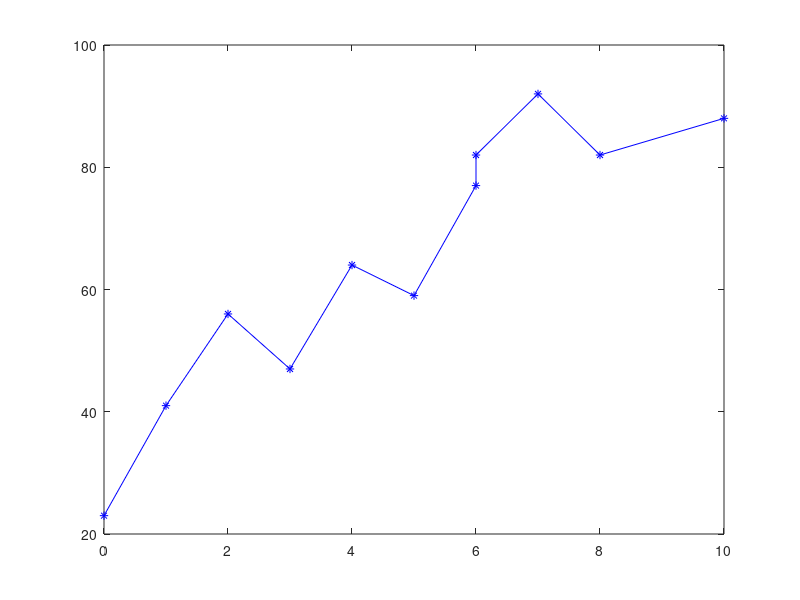
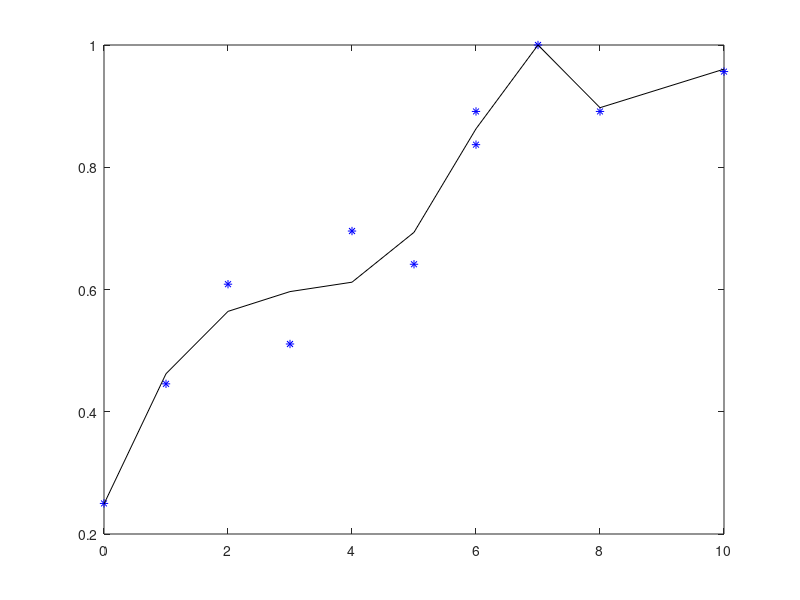
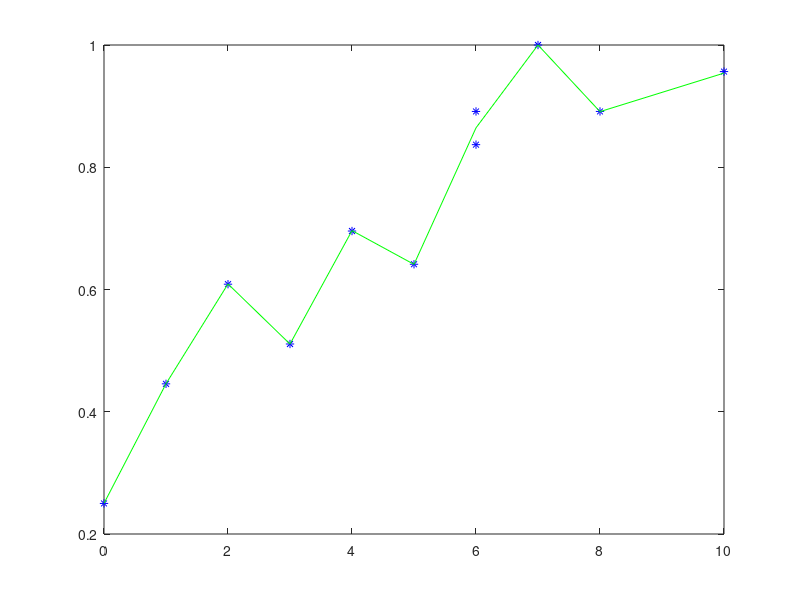

Recreate these plots in MATLAB, in order.
clear all
%voici mon ensemble des mesures {(x1,y1),(x2,y2).......(xn,yn)} il s'agit
%des notes des  certains eleves ont obtenu en fonction du temps
%qu'ils ont consacré pour la revision. 
x=[0, 1, 2, 3, 4, 5, 6, 6, 7, 8, 10];
y=[23, 41, 56, 47, 64, 59, 77, 82, 92, 82, 88];
figure(1)
plot(x,y,'b');
hold on
plot(x,y,'*b');
%normalization de la fontion
M = max(y);
y=y/M;
%d'apres la figure 1 on touvre x=7 comme extremes de y alors notre degré du polynome N est superiuer ou égal a 7 
N=7;
% calcul de la matrice A pour (i,j)------------------
for i=1:N+1;
    for j=1:N+1;
         v=x.^(i+j-2);
         A(i,j)=sum(v);
     end
end
for i=1:N+1;
       
         v=(x.^(i-1)).*y;
          s(i)=sum(v);
      
end
% on transforme le vecteur ligne y en vecteur colone:
s=s'; 
% inv(A) donc la solution est: 
alpha= inv(A)*s;
% on calcule les valeurs du model dans ym:
ym=alpha(1);
for i=2:N+1
    ym=ym+alpha(i)*x.^(i-1);
end
ym=ym/max(ym);
figure(2)
plot(x,y,'*b');
% pour que le matlab laisse ce qui a afixé avant
hold on
% superposer le model polynomial
plot(x,ym,'k');
%---------------------------------------------------------------
%---on voit tresbien que notre fonction Ym(x) ne s'approche  pas tres bien de la y(x)
%---alors on augmente N jusqu'a a ce quon trouve la meuiller approximation...apres 
%---quelques essais on touvre que le polynomme de degré N=9 c'est celui qui
%sapproche le mieux
Nb=9;
for i=1:Nb+1;
    for j=1:Nb+1;
         vb=x.^(i+j-2);
         Ab(i,j)=sum(vb);
     end
end
for i=1:Nb+1;
       
         vb=(x.^(i-1)).*y;
          sb(i)=sum(vb);
      
end
% on transforme le vecteur ligne y en vecteur colone
sb=sb'; 
% inv(A) donc la solution est 
alphab= inv(Ab)*sb;
% on calcule les valeurs du model dans ym
yb=alphab(1);
for i=2:Nb+1;
    yb=yb+alphab(i)*x.^(i-1);
end
yb=yb/max(yb);
figure(3)
plot(x,y,'*b');
hold on
% superposer le model polynomial
plot(x,yb,'g');
